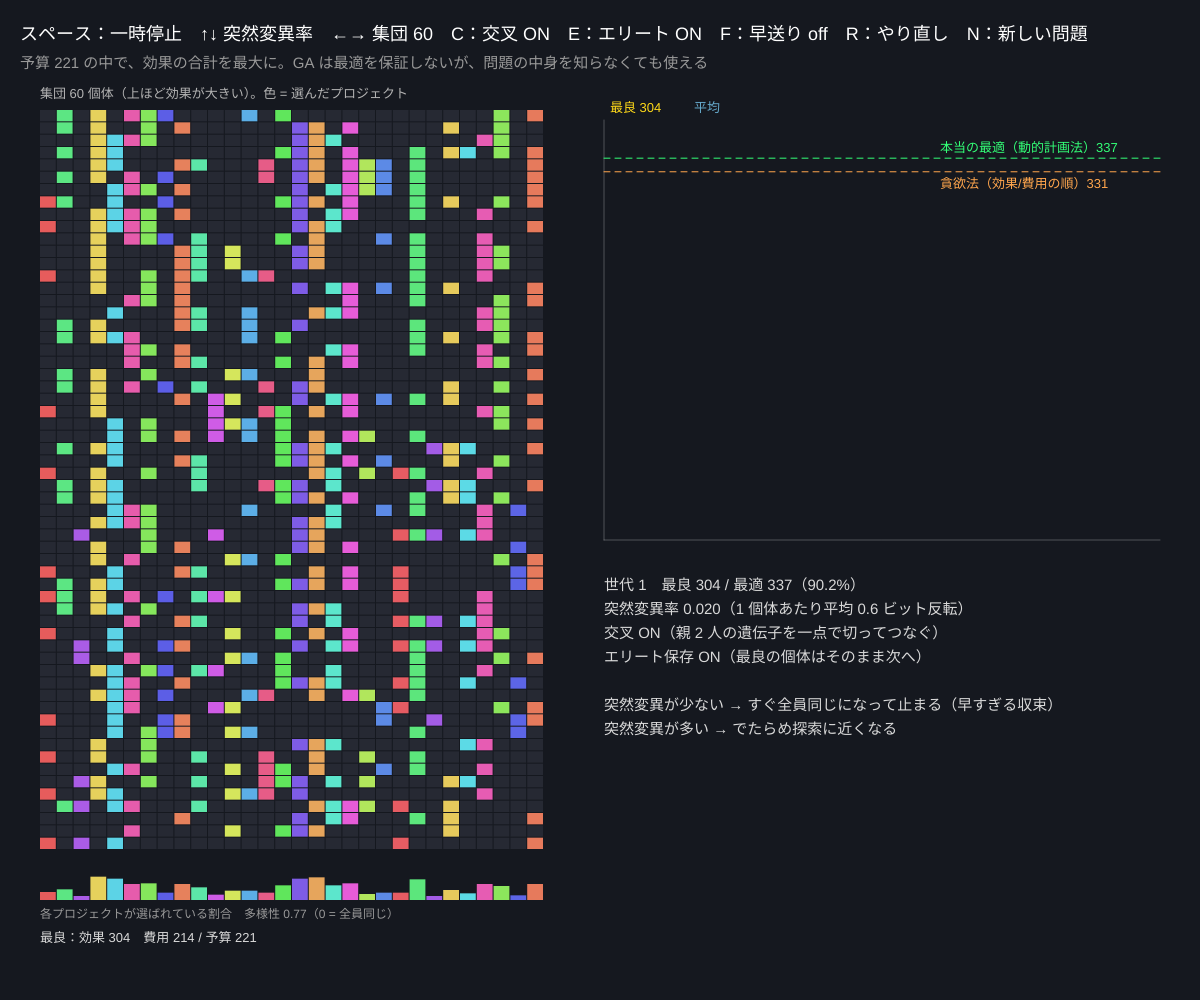
Frame 1 (no input)
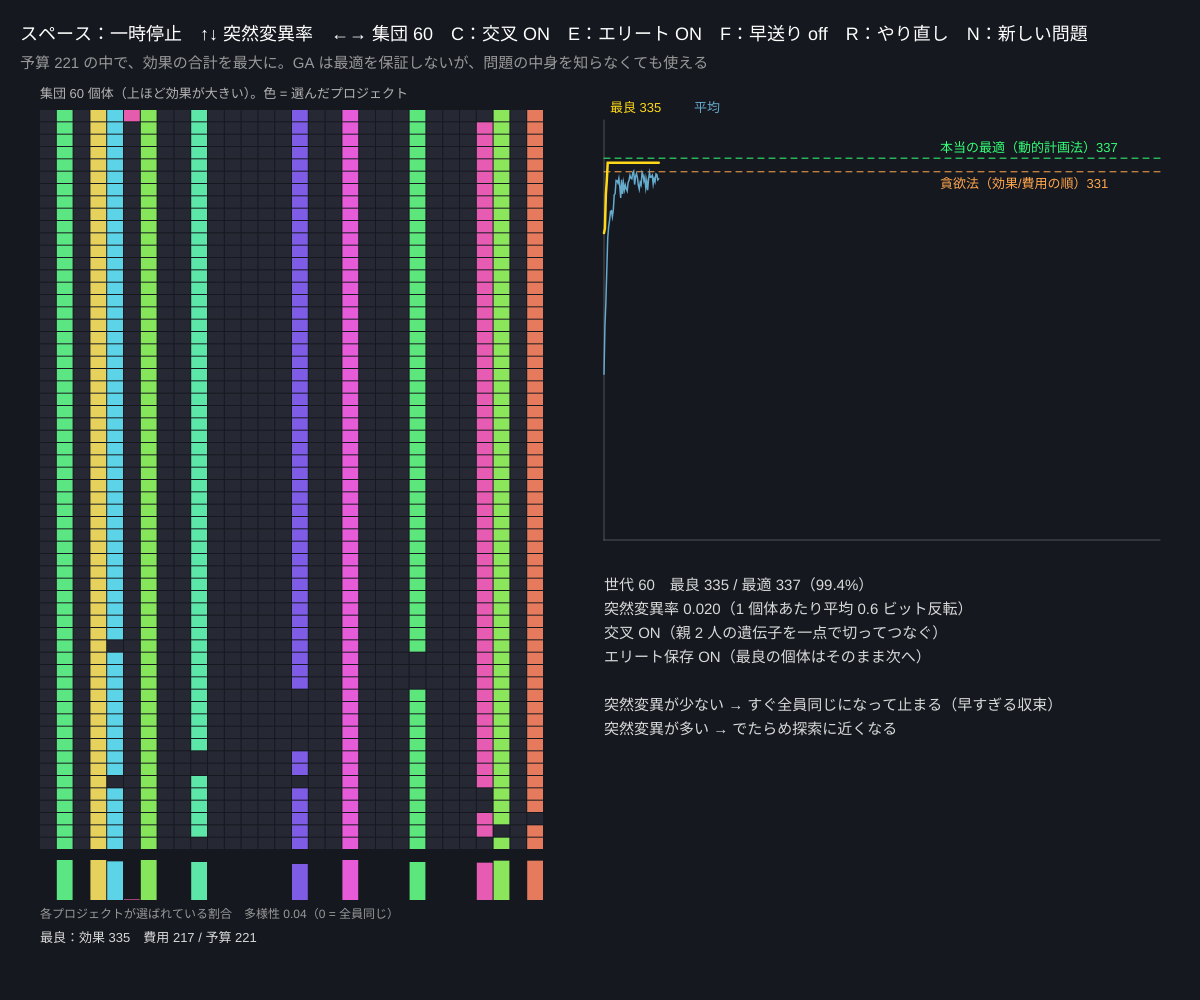
Frame 60 (no input)
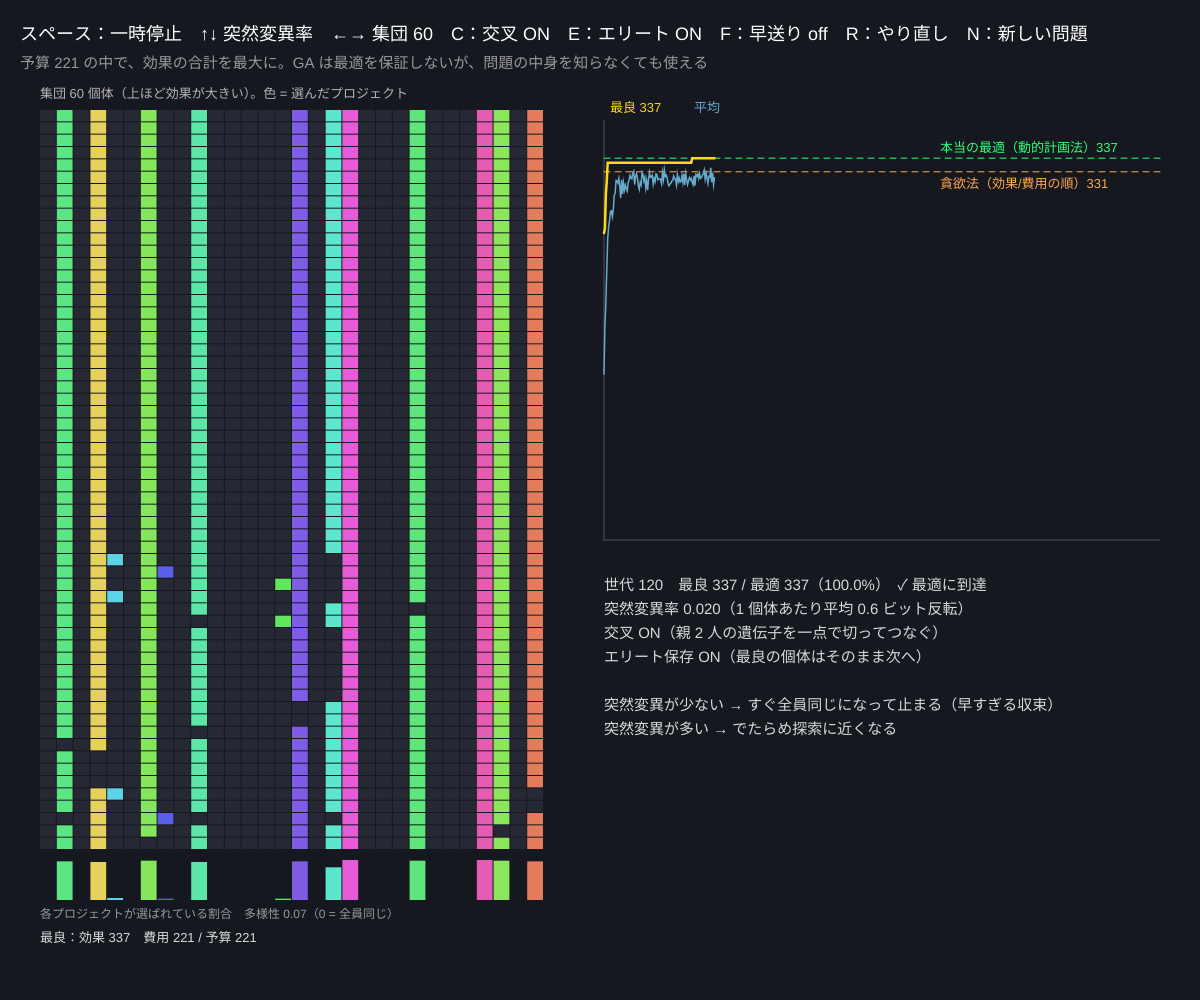
Frame 120 (the mouse pressed at the canvas centre since frame 60)

The p5.js sketch that drew these frames (run headless with seeded random() and noise() and a simulated clock; from frame 60 on, the mouse is pressed at the canvas centre):

// p5.js sketch
// ── sketch.js
// ============================================
// 10 遺伝的アルゴリズム（GA）─ 予算内で投資プロジェクトを選ぶ
// 30 個のプロジェクトにはそれぞれ費用と効果がある。予算を超えずに効果の合計を最大にする組み合わせは？（2^30 ≒ 10 億通り）
//   1 つの答え = 0/1 の並び（遺伝子）。良い答えほど親に選ばれ、交叉（混ぜる）と突然変異（ときどき反転）で次の世代をつくる
// スペース = 一時停止 / ↑↓ = 突然変異率 / ←→ = 集団の大きさ / C = 交叉 ON/OFF / E = エリート保存 / F = 早送り / R = やり直し / N = 新しい問題
// ============================================

let nItems = 30;                       // ★ プロジェクトの数
let items = [], budget = 0;
let popSize = 60;                      // ★ 集団の大きさ（個体の数）
let mutRate = 0.02;                    // ★ 1 ビットあたりの突然変異率
let useCross = true, elitism = true, fast = false, paused = false;
let popu = [];                         // 個体 { g: [0/1...], fit }
let gen = 0, logBest = [], logMean = [];
let dpBest = 0, greedyBest = 0;

function setup() {
  createCanvas(windowWidth, windowHeight);
  colorMode(HSB, 360, 100, 100, 100);
  newProblem();
}
function newProblem() {
  items = [];
  for (let i = 0; i < nItems; i++) { let w = floor(random(5, 41)); items.push({ w, v: max(1, floor(w * random(0.5, 1.8) + random(-5, 5))), hue: (i * 137) % 360 }); }   // ★ 費用 w、効果 v
  budget = floor(items.reduce((a, it) => a + it.w, 0) * 0.35);      // ★ 予算 = 費用の合計の 35%
  dpBest = solveDP(); greedyBest = solveGreedy();
  restart();
}
function restart() {
  popu = [];
  for (let k = 0; k < popSize; k++) { let g = items.map(() => random() < 0.3 ? 1 : 0); repair(g); popu.push({ g, fit: fitness(g) }); }
  popu.sort((a, b) => b.fit - a.fit);
  gen = 0; logBest = []; logMean = [];
}
function weightOf(g) { let s = 0; for (let i = 0; i < nItems; i++) if (g[i]) s += items[i].w; return s; }
function fitness(g) { let s = 0; for (let i = 0; i < nItems; i++) if (g[i]) s += items[i].v; return s; }
// ★ 予算オーバーなら、効果 / 費用 が一番悪いものから外す（修復）
function repair(g) {
  while (weightOf(g) > budget) {
    let worst = -1, wr = Infinity;
    for (let i = 0; i < nItems; i++) if (g[i] && items[i].v / items[i].w < wr) { wr = items[i].v / items[i].w; worst = i; }
    g[worst] = 0;
  }
}
// ★ トーナメント選択：ランダムに 3 個体を選んで一番良いものを親に
function pickParent() {
  let best = null;
  for (let k = 0; k < 3; k++) { let c = popu[floor(random(popu.length))]; if (!best || c.fit > best.fit) best = c; }
  return best.g;
}
// ★ 1 世代すすめる
function nextGeneration() {
  let next = [];
  if (elitism) next.push({ g: popu[0].g.slice(), fit: popu[0].fit });
  while (next.length < popSize) {
    let p1 = pickParent(), p2 = pickParent(), child;
    if (useCross) { let cut = floor(random(1, nItems)); child = p1.slice(0, cut).concat(p2.slice(cut)); }   // 一点交叉
    else child = p1.slice();
    for (let i = 0; i < nItems; i++) if (random() < mutRate) child[i] = 1 - child[i];                       // 突然変異
    repair(child);
    next.push({ g: child, fit: fitness(child) });
  }
  popu = next.sort((a, b) => b.fit - a.fit);
  gen++;
  logBest.push(popu[0].fit); logMean.push(popu.reduce((a, p) => a + p.fit, 0) / popu.length);
  if (logBest.length > 600) { logBest.shift(); logMean.shift(); }
}

function draw() {
  background(225, 30, 12);
  if (!paused) for (let k = 0; k < (fast ? 10 : 1); k++) nextGeneration();

  // 左：集団（行 = 個体、上ほど良い。列 = プロジェクト）
  let gx = 40, gy = 110, gw = width * 0.42, gh = height - 260;
  let cw = gw / nItems, rh = gh / popSize;
  noStroke();
  for (let r = 0; r < popu.length; r++) for (let i = 0; i < nItems; i++) {
    fill(popu[r].g[i] ? color(items[i].hue, 60, 90) : color(225, 25, 20));
    rect(gx + i * cw, gy + r * rh, cw - 1, max(1, rh - (rh > 4 ? 1 : 0)));
  }
  fill(0, 0, 70); textSize(13); text('集団 ' + popSize + ' 個体（上ほど効果が大きい）。色 = 選んだプロジェクト', gx, gy - 12);
  // 列ごとの「選ばれている割合」（多様性が消えると 0% か 100% に固まる）
  let div = 0;
  for (let i = 0; i < nItems; i++) {
    let f = popu.reduce((a, p) => a + p.g[i], 0) / popu.length;
    div += f * (1 - f) * 4 / nItems;
    fill(items[i].hue, 60, 90); rect(gx + i * cw, gy + gh + 10 + (1 - f) * 40, cw - 1, f * 40);
  }
  fill(0, 0, 60); textSize(12); text('各プロジェクトが選ばれている割合　多様性 ' + nf(div, 1, 2) + '（0 = 全員同じ）', gx, gy + gh + 68);
  // 一番良い個体
  let best = popu[0];
  fill(0, 0, 85); textSize(13);
  text('最良：効果 ' + best.fit + '　費用 ' + weightOf(best.g) + ' / 予算 ' + budget, gx, gy + gh + 92);

  // 右：成績のグラフ
  let px = gx + gw + 60, pw = width - px - 40, py = 120, ph = height * 0.42;
  let vmax = dpBest * 1.05, vmin = dpBest * 0.5;
  let Y = v => py + ph - constrain((v - vmin) / (vmax - vmin), 0, 1) * ph;
  stroke(0, 0, 100, 25); strokeWeight(1); line(px, py + ph, px + pw, py + ph); line(px, py, px, py + ph);
  stroke(140, 80, 100); drawingContext.setLineDash([6, 5]); line(px, Y(dpBest), px + pw, Y(dpBest));
  stroke(30, 70, 100); line(px, Y(greedyBest), px + pw, Y(greedyBest)); drawingContext.setLineDash([]);
  noFill(); stroke(200, 50, 80); strokeWeight(1.5);
  if (logMean.length > 1) { beginShape(); for (let k = 0; k < logMean.length; k++) vertex(px + k / 599 * pw, Y(logMean[k])); endShape(); }
  stroke(50, 90, 100); strokeWeight(2.5);
  if (logBest.length > 1) { beginShape(); for (let k = 0; k < logBest.length; k++) vertex(px + k / 599 * pw, Y(logBest[k])); endShape(); }
  noStroke(); textSize(13);
  fill(140, 80, 100); text('本当の最適（動的計画法）' + dpBest, px + pw - 220, Y(dpBest) - 6);
  fill(30, 70, 100); text('貪欲法（効果/費用の順）' + greedyBest, px + pw - 220, Y(greedyBest) + 16);
  fill(50, 90, 100); text('最良 ' + best.fit, px + 6, py - 8);
  fill(200, 50, 80); text('平均', px + 90, py - 8);

  // 説明
  let ty = py + ph + 50;
  fill(0, 0, 85); textSize(15);
  let lines = [
    '世代 ' + gen + '　最良 ' + best.fit + ' / 最適 ' + dpBest + '（' + nf(100 * best.fit / dpBest, 1, 1) + '%）' + (best.fit === dpBest ? '　✓ 最適に到達' : ''),
    '突然変異率 ' + nf(mutRate, 1, 3) + '（1 個体あたり平均 ' + nf(mutRate * nItems, 1, 1) + ' ビット反転）',
    '交叉 ' + (useCross ? 'ON（親 2 人の遺伝子を一点で切ってつなぐ）' : 'OFF（親のコピー + 突然変異だけ）'),
    'エリート保存 ' + (elitism ? 'ON（最良の個体はそのまま次へ）' : 'OFF（最良でも消えることがある）'),
    '',
    '突然変異が少ない → すぐ全員同じになって止まる（早すぎる収束）',
    '突然変異が多い → でたらめ探索に近くなる',
  ];
  lines.forEach((s, i) => text(s, px, ty + i * 24));

  fill(0, 0, 100); textSize(18);
  text('スペース：' + (paused ? '再開' : '一時停止') + '　↑↓ 突然変異率　←→ 集団 ' + popSize + '　C：交叉 ' + (useCross ? 'ON' : 'off') + '　E：エリート ' + (elitism ? 'ON' : 'off') + '　F：早送り ' + (fast ? 'ON' : 'off') + '　R：やり直し　N：新しい問題', 20, 40);
  fill(0, 0, 60); textSize(15);
  text('予算 ' + budget + ' の中で、効果の合計を最大に。GA は最適を保証しないが、問題の中身を知らなくても使える', 20, 68);
}

function keyPressed() {
  if (key === ' ') paused = !paused;
  if (key === UP_ARROW) mutRate = min(0.3, mutRate * 1.5);
  if (key === DOWN_ARROW) mutRate = max(0.001, mutRate / 1.5);
  if (key === RIGHT_ARROW) { popSize = min(200, popSize + 20); restart(); }
  if (key === LEFT_ARROW) { popSize = max(10, popSize - 10); restart(); }
  if (key === 'c' || key === 'C') useCross = !useCross;
  if (key === 'e' || key === 'E') elitism = !elitism;
  if (key === 'f' || key === 'F') fast = !fast;
  if (key === 'r' || key === 'R') restart();
  if (key === 'n' || key === 'N') newProblem();
}

// ---------- やってみよう ----------
// 1. 突然変異率を 0.001 と 0.2 にして、多様性と最良の伸び方を比べよう
// 2. 交叉 OFF だと最適に届くまでの世代はどう変わる？ 交叉は何の役に立っている？
// 3. エリート保存 OFF だと最良の線がギザギザになる。なぜ？
// 4. 修復（repair）をやめて、予算オーバーの個体の効果を 0 にする（罰金）方式に変えるとどうなる？


// ==================================================
// ここから下は「答え合わせの道具」（動的計画法・貪欲法 → シリーズ 12）
// ==================================================
function solveDP() {
  let best = new Array(budget + 1).fill(0);
  for (let it of items) for (let c = budget; c >= it.w; c--) best[c] = Math.max(best[c], best[c - it.w] + it.v);
  return best[budget];
}
function solveGreedy() {
  let idx = items.map((_, i) => i).sort((a, b) => items[b].v / items[b].w - items[a].v / items[a].w);
  let w = 0, v = 0;
  for (let i of idx) if (w + items[i].w <= budget) { w += items[i].w; v += items[i].v; }
  return v;
}
